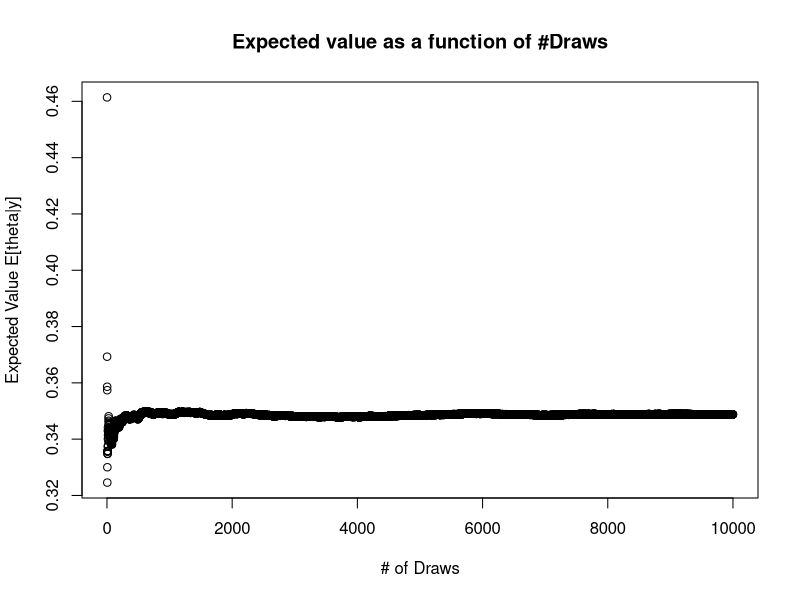
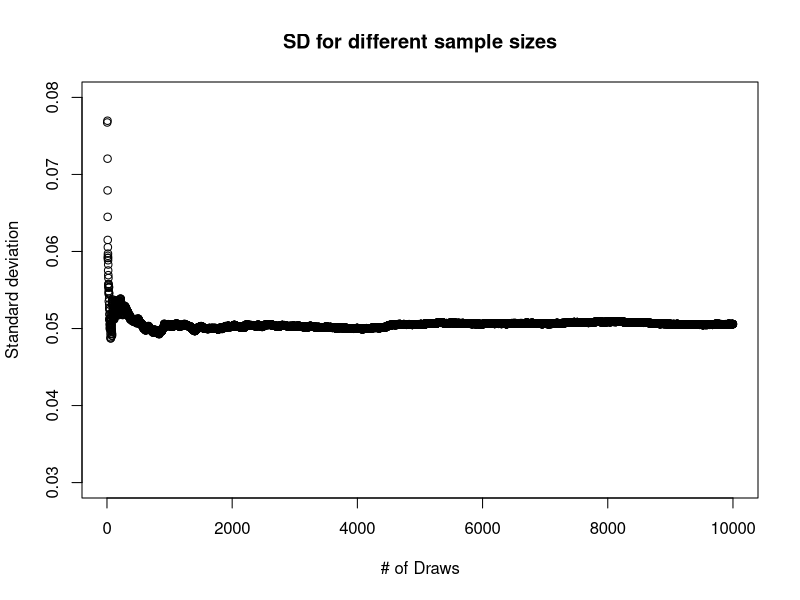
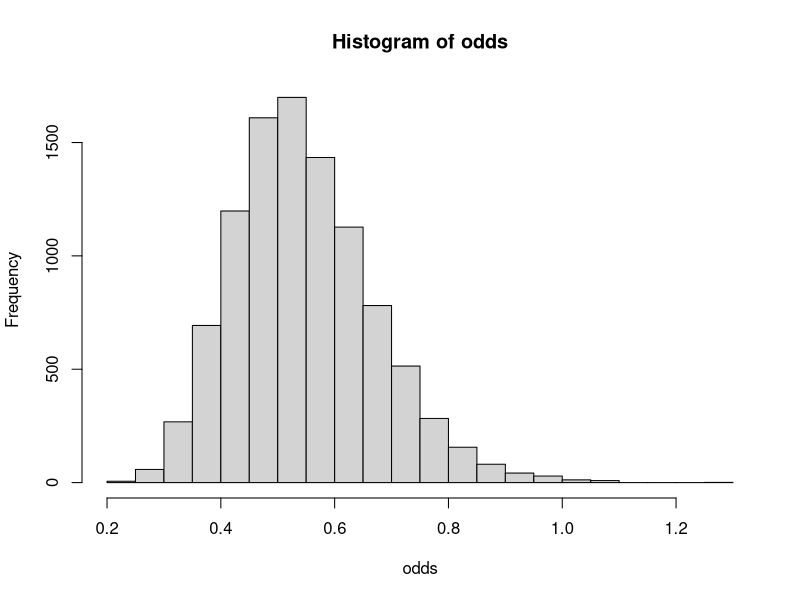
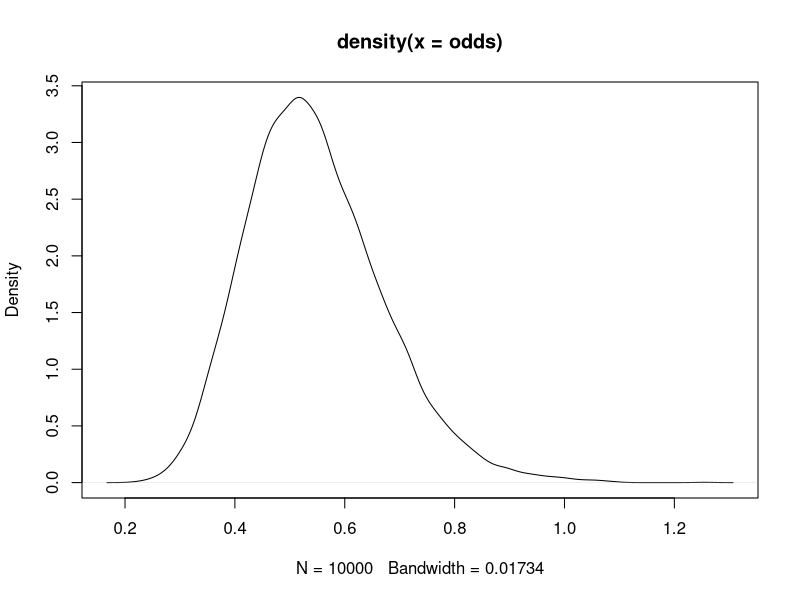

Recreate these plots in R, in order.
#1
n = 70
success = 22
failures = n - success
alpha = 8
b = 8
# Posterior = Beta(alpha + success, b + failures)
lhs = alpha + success
rhs = b + failures
nDraws = 10000
######################################################
# a)
SD = c()
E = c()
result = c()
for (n in seq(1, nDraws, 1)){
  result[n] = rbeta(n, lhs, rhs)
  SD[n] = sd(result)
  E[n] = mean(result)
}

plot(E, main = "Expected value as a function of #Draws",
     xlab = "# of Draws",
     ylab = "Expected Value E[theta|y]")
# The true value E = alpha / (alpha + beta)
# where our posterior gives alpha = lhs and beta = rhs
lhs / (lhs+ rhs) # = 0.3488

plot(SD, main = "SD for different sample sizes",
     xlab = "# of Draws",
     ylab = "Standard deviation",
     ylim = c(0.03,0.08))
# The true value 
# SD = sqrt((alpha * beta) / (((alpha + beta)^2) *(alpha + beta + 1)))
# where our posterior gives alpha = lhs and beta = rhs
SD_Calc = sqrt((lhs *rhs) / (((lhs + rhs)^2) *(lhs + rhs + 1)))
SD_Calc # = 0.05109
SD[nDraws] # = 0.05116S

##########################################################
#B
drawed_values = rbeta(nDraws,lhs,rhs)
drawed_values
over = 0
under = 0
for (value in drawed_values){
  if (value > 0.3){
    over = over +1
  }
  else
  {
    under = under + 1
  }
}
#prob_over = over / length(drawed_values)
prob_under = under / length(drawed_values)
#prob_over
prob_under

beta_posterior = pbeta(0.3, lhs, rhs)
beta_posterior

##########################################################
#C
odds = drawed_values / (1-drawed_values)
hist(odds)
plot(density(odds))


############################################################
##                  TASK 2                                ##
############################################################
n = 8 
monthly_income = c(33, 24, 48, 32, 55, 74, 23, 17)
mean = 3.6
log(mean(monthly_income))
